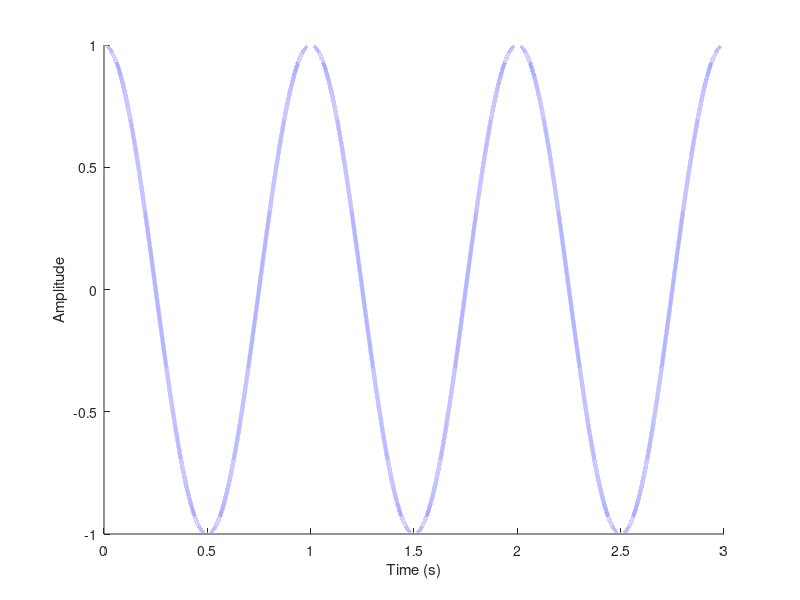

MATLAB code to generate this figure: (Note: this script raises an error after producing the figure.)
%% Lab 1 - Synthesis of Signals from Discrete Spectrum
% By Brandon Rolston

% Hot Boilerplate Action
close all;
clc;
clear all;

%% 1) Synthesize Single Sinusoid

% Define Variables

fs = 44100;       % Sampling Frequency
T = (1/fs);       % Sampling Period
f  = 1;         % Signal Frequency
p  = 0;           % Phase Shift
n  = 0:3*fs;      % Samples
t  = n*T;         % Sampling Instances

% Define Functions

x  = cos(2*pi*f*t+p); % Signal

% Plot The Signal For 3 Seconds

figure('Color',[1 1 1]);    % Figure with White Background
h = plot(t,x);              % Plot the data
box off;                    % No love for the box edges 
set(h,'Linewidth',3);
set(h,'Color', [0.6 0.6 1]);
hold on;
box off;
xlabel('Time (s)');
ylabel('Amplitude');

% Play The Tone (Probably Want to Comment This Out Later)

fd = 2.5*fs; % When sampling frequency is forced higher, pitch/play rate increases
             % When it is forced lower, the pitch/play rate decreases.

%sound(x,fd);       %<---- UNCOMMENT TO HEAR SIGNAL

%% 2) Synthesize from Spectra
specFreq = [261.626, -261.626, 329.628, -329.628, 391.995, -391.995];
specAmp  = [0.5, 0.5, 0.5, 0.5, 0.5, 0.5];
startTime = 0;
stopTime = 3;

s = synthesizeFromSpectrum(specFreq,specAmp,fs,startTime,stopTime);

%sound(s,fs);
fs = 44100;       % Sampling Frequency
n  = 0:0.1*fs;    % Samples
t  = n*T;         % Sampling Instances

x1 = cos(2*pi*261.626*t)+cos(2*pi*-261.626*t)+cos(2*pi*329.628*t)+cos(2*pi*-329.628*t)+cos(2*pi*391.995*t)+cos(2*pi*-391.995*t); % Signal
x2 = cos(2*pi*261.626*t+(pi/3))+cos(2*pi*-261.626*t-(pi/3))+cos(2*pi*329.628*t+(pi/3))+cos(2*pi*-329.628*t-(pi/3))+cos(2*pi*391.995*t+(pi/3))+cos(2*pi*-391.995*t-(pi/3)); % Signal (offset)

% Plot The Signal For 0.1 Seconds

figure('Color',[1 1 1]);    % Figure with White Background
h = plot(t,x1);              % Plot the data
box off;                    % No love for the box edges 
set(h,'Linewidth',3);
set(h,'Color', [0.6 0.6 1]);
hold on;
box off;
xlabel('Time (s)');
ylabel('Amplitude');

figure('Color',[1 1 1]);    % Figure with White Background
h = plot(t,x2);              % Plot the data
box off;                    % No love for the box edges 
set(h,'Linewidth',3);
set(h,'Color', [0.6 0.6 1]);
hold on;
box off;
xlabel('Time (s)');
ylabel('Amplitude');
%% 3) Plotting Spectrum

Cmajor = [261.626, -261.626, 329.628, -329.628, 391.995, -391.995];
Cminor = [261.626, -261.626, 311.127, -311.127, 391.995, -391.995];
Fmajor = [349.228, -349.228, 440.000, -440.000, 523.251, -523.251];
specAmp = [0.5*exp(j*0.3),0.5*exp(-j*0.3),0.5*exp(j*0.3),0.5*exp(-j*0.3),0.5*exp(j*0.3),0.5*exp(-j*0.3)];

offset = real(log(specAmp))

plotSpectrum(specAmp,Cmajor);
plotSpectrum(specAmp,Cminor);
plotSpectrum(specAmp,Fmajor);

%% 4) Filtering


specFreqIn = [261.626, -261.626, 329.628, -329.628, 391.995, -391.995];
specAmpIn  = [0.5, 0.5, 0.5, 0.5, 0.5, 0.5];
fLow       = 330;

% Lowpass Test

[x,y] = idealLowpass(specFreqIn,specAmpIn,fLow)

% Highpass Test

specFreqIn = [261.626, -261.626, 329.628, -329.628, 391.995, -391.995];
specAmpIn  = [0.5, 0.5, 0.5, 0.5, 0.5, 0.5];
fHigh       = 320;

[x,y] = idealHighpass(specFreqIn,specAmpIn,fHigh)

% Bandpass Test

specFreqIn = [261.626, -261.626, 329.628, -329.628, 391.995, -391.995];
specAmpIn  = [0.5, 0.5, 0.5, 0.5, 0.5, 0.5];
fLow       = 262;
fHigh      = 330;

[x,y] = idealBandpass(specFreqIn,specAmpIn,fLow,fHigh)

%% 5) Random Signals

%Generate Random Frequency
bottomFreq = 50;
topFreq    = 5000;
randFreq   = (topFreq-bottomFreq).*rand(500,1) + bottomFreq;
randFreq2  = -randFreq;
specFreq = [randFreq;randFreq2];

%Generate Random Amplitude
randAmp  = rand(500,1);
randAmp2 = -randAmp;
specAmp = [randAmp;randAmp2];

%Generate Random Phase
randPhase  = rand(500,1).*j; 
randPhase2 = - randPhase;
allPhase   = [randPhase;randPhase2];

%Combine Amplitude and Phase Appropriately
specAmp = specAmp.*allPhase;

% Specify Variables as needed for synthesizeFromSpectrum
fs = 44100;
startTime = 0;
stopTime = 3;

% Plot the generated Values
s = synthesizeFromSpectrum(specFreq,specAmp,fs,startTime,stopTime);

%sound(s,fs); %Uncomment to hear nightmaresounds

% Filter Signals
fCoLow      = 1000; 
fCoHigh     = 3000;
specAmpLow  = specAmp;
specAmpHigh = specAmp;
specAmpBand = specAmp;
    

% Highpass
[x,y] = idealLowpass(specFreq,specAmpLow,fCoLow);
plotSpectrum(y,x);

% Lowhpass
[x,y] = idealHighpass(specFreq,specAmpHigh,fCoHigh);
plotSpectrum(y,x);

% Bandpass
[x,y] = idealBandpass(specFreq,specAmpBand,fCoLow,fCoHigh);
plotSpectrum(y,x);


%% 6) Fourier Coefficients and Spectrum
